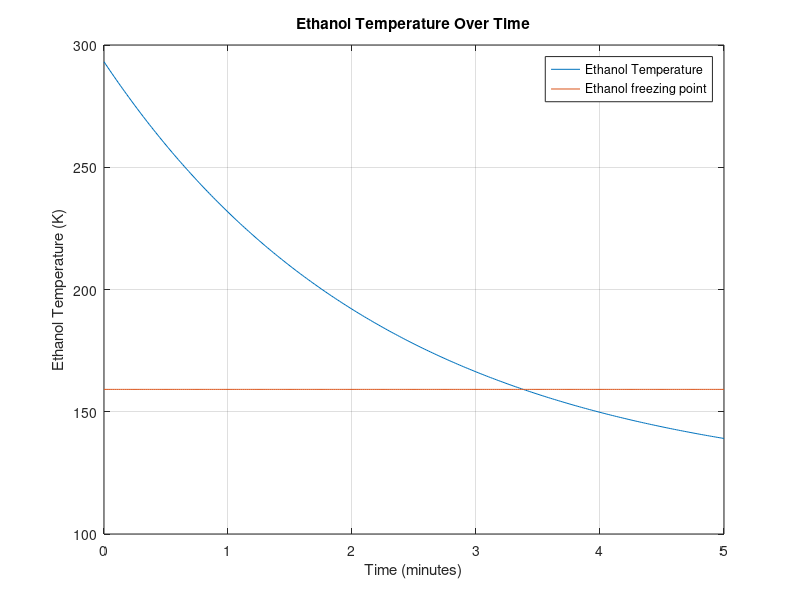

The MATLAB script that drew this image:
% Tank jacket insulation heat transfer simulation
% Keshav Narayanan PSPL

clc;
clear;
close all;

%% Part 1: Using thermal resistances

% Constants and parameters (these are not consolidated values!)
L = 0.84328; % Length of the tank (m)
r_tank_outer = 0.0841375; % Outer radius of the tank (m)
r_tank_inner = 0.0807339; % Inner radius of the tank (m)
r_jacket_inner = 0.005; % Inner radius of the jacket (m)
r_jacket_outer = 0.006; % Outer radius of the jacket (m)
k_tank = 237; % Thermal conductivity of aluminum (W/m·K)
k_tube = 237; 
k_jacket = 237; % Thermal conductivity of jacket material (W/m·K)
T_loxtank = -183 + 273.15; % LOx temperature (K)
T_ethanol_initial = 20 + 273.15; % Initial ethanol temperature (K)
T_air = 20 + 273.15; % Ambient air temperature (K)

% Fluid properties for air
rho_air = 1.225; % kg/m^3
mu_air = 1.81e-5; % Pa.s
cp_air = 1005; % J/kg.K
k_air = 0.0257; % W/m.K

% Flow properties
V_air = 2; % Characteristic velocity of air (m/s)
D_jacket = r_jacket_outer - r_jacket_inner; % Characteristic annular gap (m)

% Calculate Reynolds number
Re = rho_air * V_air * D_jacket / mu_air;

% Calculate Prandtl number
Pr = (mu_air * cp_air) / k_air;

% Calculate Nusselt number using Churchill-Bernstein equation
Nu = 0.3 + (0.62 * sqrt(Re) * (Pr)^(1/3)) / ...
    ((1 + (0.4 / Pr)^(2/3))^(1/4)) * (1 + (Re / 282000)^(5/8))^(4/5);

% Calculate convective heat transfer coefficient
h_jacket_air = Nu * k_air / D_jacket;

% Fluid properties for LOx (Estimated)
rho_lox = 1140; % kg/m^3
mu_lox = 2.1e-5; % Pa.s
cp_lox = 920; % J/kg.K
k_lox = 0.152; % W/m.K
V_lox = 1; % m/s characteristic velocity

% Calculate Reynolds number for LOx in the transfer tube
D_tube = r_jacket_inner * 2; % Diameter of LOx transfer tube
Re_lox = (rho_lox * V_lox * D_tube) / mu_lox;

% Calculate Prandtl number for LOx
Pr_lox = (mu_lox * cp_lox) / k_lox;

% Nusselt number for LOx
Nu_lox = 0.3 + (0.62 * Re_lox^(1/2) * Pr_lox^(1/3)) / ...
    ((1 + (0.4 / Pr_lox)^(2/3))^(1/4)) * (1 + (Re_lox / 282000)^(5/8))^(4/5);

% Convective heat transfer coefficient for LOx inside the tube
h_lox = (Nu_lox * k_lox) / D_tube;

% Constants for ethanol
rho_ethanol = 789; % kg/m^3
mu_ethanol = 1.2e-3; % Pa.s
cp_ethanol = 2400; % J/kg.K
k_ethanol = 0.171; % W/m.K
V_ethanol = 0.01; % m/s characteristic velocity
D_tank = r_tank_inner * 2; % m

% Calculate Reynolds number for ethanol
Re_ethanol = (rho_ethanol * V_ethanol * D_tank) / mu_ethanol;

% Calculate Prandtl number for ethanol
Pr_ethanol = (mu_ethanol * cp_ethanol) / k_ethanol;

% Calculate Nusselt number using Churchill-Bernstein equation
Nu_ethanol = 0.3 + (0.62 * sqrt(Re_ethanol) * (Pr_ethanol)^(1/3)) / ...
    ((1 + (0.4 / Pr_ethanol)^(2/3))^(1/4)) * (1 + (Re_ethanol / 282000)^(5/8))^(4/5);

% Calculate convective heat transfer coefficient for ethanol
h_ethanol = Nu_ethanol * k_ethanol / D_tank;

% Thermal resistance for each layer
R_tank = log(r_tank_outer / r_jacket_inner) / (2 * pi * k_tank * L);
R_jacket = log(r_jacket_outer / r_jacket_inner) / (2 * pi * k_jacket * L);
R_conv_jacket = 1 / (h_jacket_air * 2 * pi * r_jacket_outer * L);
R_conv_ethanol = 1 / (h_ethanol * 2 * pi * r_tank_inner * L);
R_conv_lox = 1 / (h_lox * 2 * pi * r_jacket_inner * L);
R_tube_conduction = log(r_jacket_outer / r_jacket_inner) / (2 * pi * k_tube * L);

% Overall thermal resistance
R_total = R_tank + R_jacket + R_conv_jacket + R_conv_ethanol + R_conv_lox + R_tube_conduction;
T_ss_final = T_loxtank - (T_loxtank - T_air) * R_total;
fprintf('Final steady-state ethanol temperature: %.2f K\n', T_ss_final);

%% Part 2: Heat Transfer over time

% Time step for transient heat transfer
dt = 1; % Time step seconds
total_time = 300; % Total simulation time in seconds 
time = 0:dt:total_time;

% Initialize ethanol temperature array
T_ethanol = ones(size(time)) * T_ethanol_initial;

% Loop for heat transfer over time
for i = 2:length(time)
    % Force convection from LOX to the inner surface of the tube
    Q_LOX_to_tube = h_lox * 2 * pi * r_jacket_inner * L * (T_loxtank - T_ethanol(i-1));
    
    % Heat conduction through the transfer tube material
    Q_tube = k_tube * 2 * pi * r_jacket_inner * L * (T_loxtank - T_ethanol(i-1)) / log(r_jacket_outer / r_jacket_inner);
    
    % Heat conduction through the insulation jacket
    Q_jacket = k_jacket * 2 * pi * r_jacket_inner * L * (T_ethanol(i-1) - T_air) / log(r_jacket_outer / r_jacket_inner);

    % Heat transfer convection from ethanol to ullage gap
    Q_ullage = h_ethanol * 2 * pi * r_tank_inner * L * (T_loxtank - T_ethanol(i-1));

    % Total heat transfer
    Q_total = Q_LOX_to_tube + Q_tube - Q_jacket + Q_ullage;
    
    % Update ethanol temperature based on total heat transfer
    T_ethanol(i) = T_ethanol(i-1) + (Q_total * dt) / (rho_ethanol * cp_ethanol * (pi * r_tank_inner^2 * L));
end

fprintf('Steady-state ethanol temperature after inputted time period: %.2f K\n', T_ethanol(end));

% Plot temperature over time and freezing point of ethanol
figure;
plot(time / 60, T_ethanol); 
hold on
plot(time / 60, ones(size(time))*159.15);
xlabel('Time (minutes)');
ylabel('Ethanol Temperature (K)');
title('Ethanol Temperature Over Time');
legend('Ethanol Temperature', 'Ethanol freezing point');
hold off
grid on;
